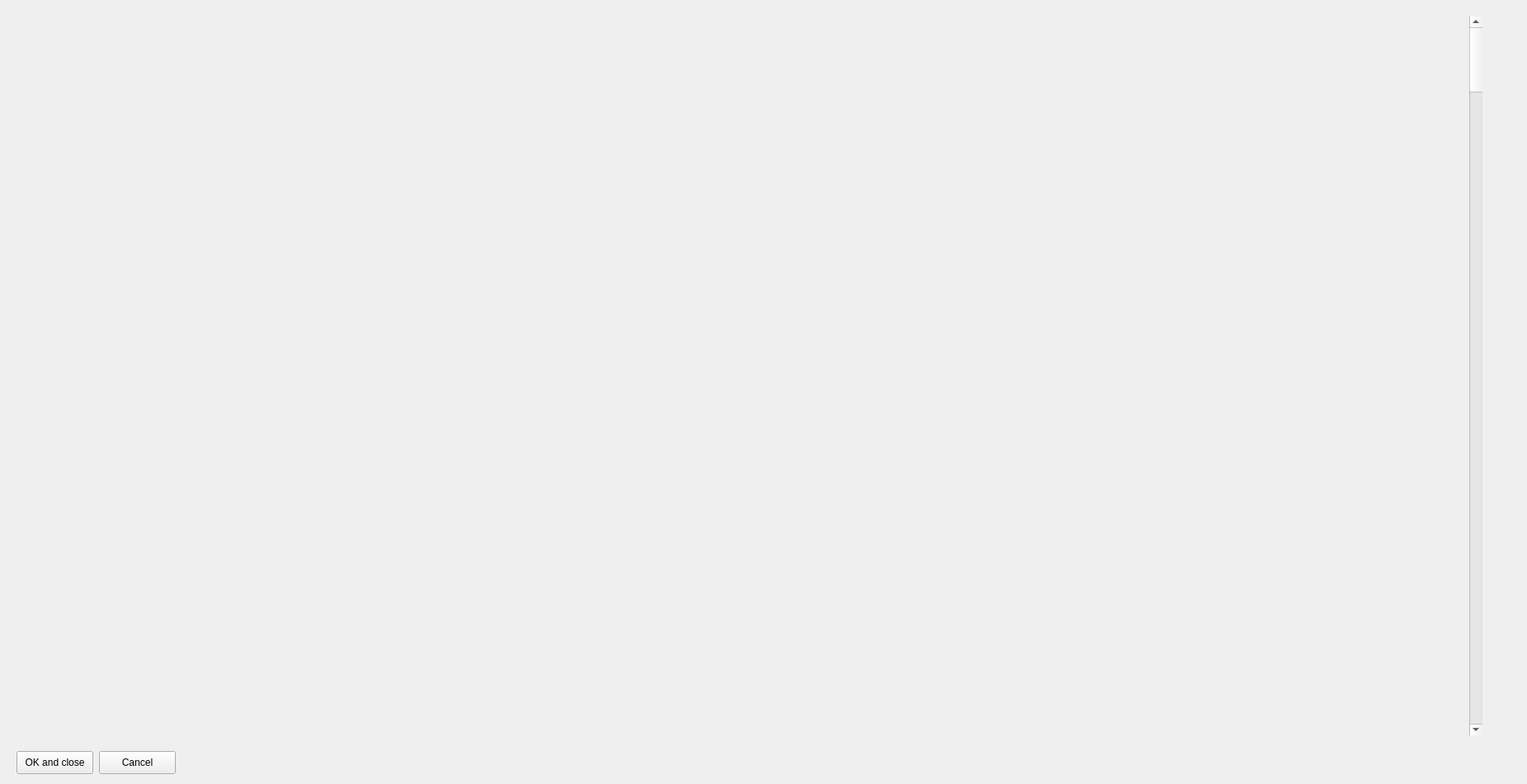
<?xml version="1.0" encoding="UTF-8"?>
<ui version="4.0">
 <class>Form</class>
 <widget class="QWidget" name="Form">
  <property name="geometry">
   <rect>
    <x>0</x>
    <y>0</y>
    <width>1850</width>
    <height>950</height>
   </rect>
  </property>
  <property name="windowTitle">
   <string>Form</string>
  </property>
  <widget class="QPushButton" name="Button_OK_and_close">
   <property name="geometry">
    <rect>
     <x>20</x>
     <y>910</y>
     <width>93</width>
     <height>28</height>
    </rect>
   </property>
   <property name="text">
    <string>OK and close</string>
   </property>
  </widget>
  <widget class="QVTKWidget" name="qvtkWidget_registrtion">
   <property name="geometry">
    <rect>
     <x>20</x>
     <y>20</y>
     <width>1751</width>
     <height>871</height>
    </rect>
   </property>
  </widget>
  <widget class="QPushButton" name="Button_cancel">
   <property name="geometry">
    <rect>
     <x>120</x>
     <y>910</y>
     <width>93</width>
     <height>28</height>
    </rect>
   </property>
   <property name="text">
    <string>Cancel</string>
   </property>
  </widget>
  <widget class="QScrollBar" name="ScrollBar">
   <property name="geometry">
    <rect>
     <x>1780</x>
     <y>20</y>
     <width>16</width>
     <height>871</height>
    </rect>
   </property>
   <property name="orientation">
    <enum>Qt::Vertical</enum>
   </property>
  </widget>
 </widget>
 <customwidgets>
  <customwidget>
   <class>QVTKWidget</class>
   <extends>QWidget</extends>
   <header>QVTKWidget.h</header>
  </customwidget>
 </customwidgets>
 <resources/>
 <connections>
  <connection>
   <sender>Button_OK_and_close</sender>
   <signal>clicked()</signal>
   <receiver>Form</receiver>
   <slot>okAndClose()</slot>
   <hints>
    <hint type="sourcelabel">
     <x>110</x>
     <y>670</y>
    </hint>
    <hint type="destinationlabel">
     <x>284</x>
     <y>505</y>
    </hint>
   </hints>
  </connection>
  <connection>
   <sender>Button_cancel</sender>
   <signal>clicked()</signal>
   <receiver>Form</receiver>
   <slot>Cancel()</slot>
   <hints>
    <hint type="sourcelabel">
     <x>152</x>
     <y>932</y>
    </hint>
    <hint type="destinationlabel">
     <x>147</x>
     <y>979</y>
    </hint>
   </hints>
  </connection>
  <connection>
   <sender>ScrollBar</sender>
   <signal>valueChanged(int)</signal>
   <receiver>Form</receiver>
   <slot>ScrollBarChange()</slot>
   <hints>
    <hint type="sourcelabel">
     <x>1792</x>
     <y>391</y>
    </hint>
    <hint type="destinationlabel">
     <x>1940</x>
     <y>393</y>
    </hint>
   </hints>
  </connection>
 </connections>
 <slots>
  <slot>okAndClose()</slot>
  <slot>Cancel()</slot>
  <slot>ScrollBarChange()</slot>
 </slots>
</ui>
